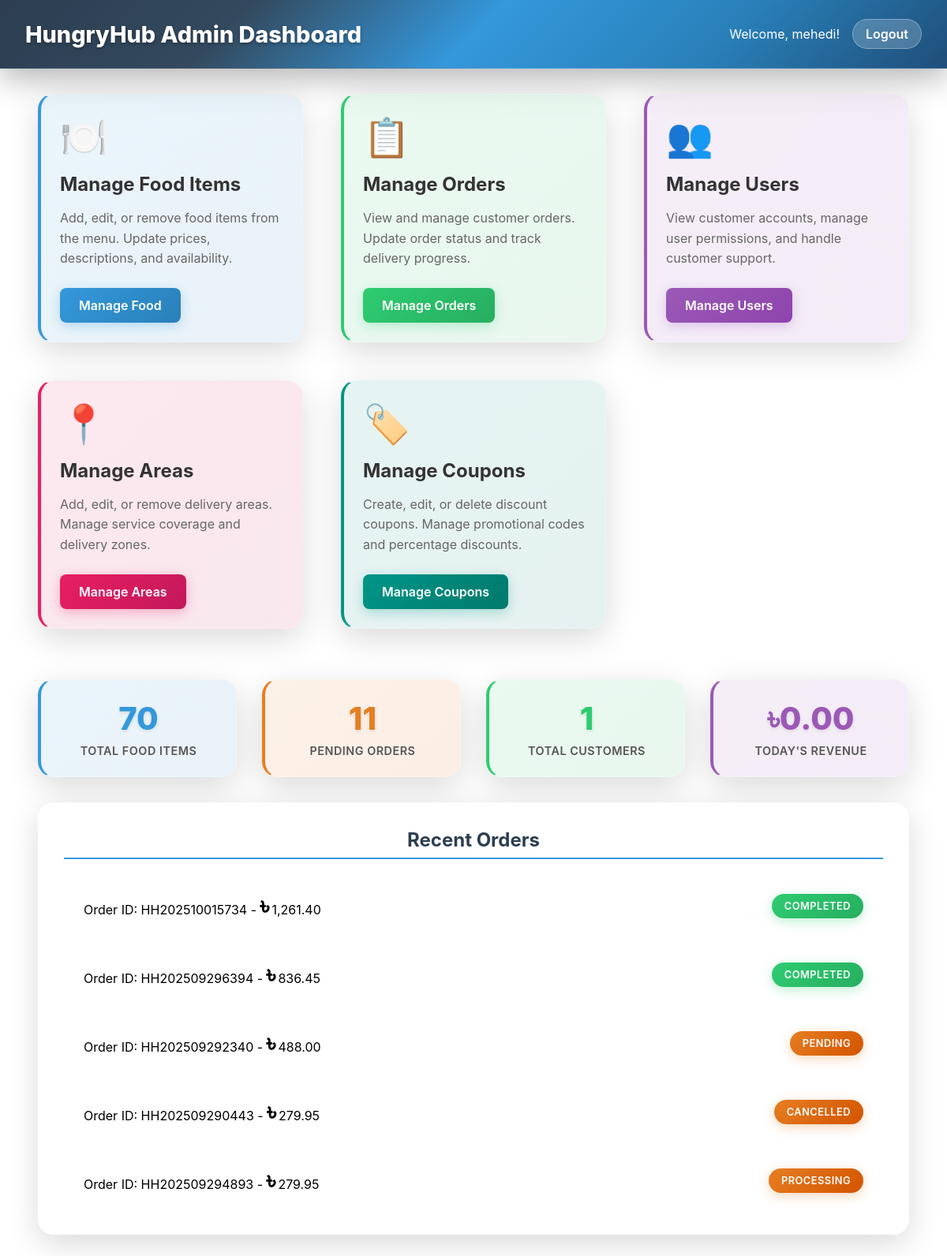
The page /admin/pageAdmin/dashboard.php (signed in) on the database its author committed.
### tables this page shows
CREATE TABLE `orders` (
  `id` int(11) NOT NULL,
  `order_id` varchar(20) NOT NULL,
  `user_id` int(11) NOT NULL,
  `customer_name` varchar(100) NOT NULL,
  `customer_email` varchar(100) NOT NULL,
  `customer_phone` varchar(20) NOT NULL,
  `delivery_area` varchar(50) NOT NULL,
  `delivery_street` varchar(100) DEFAULT NULL,
  `delivery_road` varchar(50) DEFAULT NULL,
  `delivery_address1` varchar(200) NOT NULL,
  `delivery_address2` varchar(200) DEFAULT NULL,
  `order_items` longtext NOT NULL CHECK (json_valid(`order_items`)),
  `subtotal` decimal(10,2) NOT NULL,
  `tax_amount` decimal(10,2) NOT NULL,
  `delivery_fee` decimal(10,2) NOT NULL DEFAULT 50.00,
  `coupon_code` varchar(20) DEFAULT NULL,
  `coupon_discount` decimal(10,2) DEFAULT 0.00,
  `total` decimal(10,2) NOT NULL,
  `payment_method` enum('cod','card') NOT NULL,
  `payment_status` enum('pending','paid','failed') DEFAULT 'pending',
  `status` enum('pending','processing','completed','cancelled') DEFAULT 'pending',
  `order_notes` text DEFAULT NULL,
  `created_at` timestamp NOT NULL DEFAULT current_timestamp(),
  `updated_at` timestamp NOT NULL DEFAULT current_timestamp() ON UPDATE current_timestamp(),
  `delivered_at` timestamp NULL DEFAULT NULL
);

### admin/pageAdmin/dashboard.php (the view, shortened to what this page needs)
<?php
$host = 'localhost';
$dbname = 'hungry_hub';
$username = 'root';
$password = '';
try {
    $pdo = new PDO("mysql:host=$host;dbname=$dbname", $username, $password);
    $pdo->setAttribute(PDO::ATTR_ERRMODE, PDO::ERRMODE_EXCEPTION);
} catch (PDOException $e) {
    die("Connection failed: " . $e->getMessage());
}
$admin_username = $_SESSION['admin_username'] ?? 'Admin';
try {
    $stmt = $pdo->query("SELECT COUNT(*) as count FROM food_items");
    $total_food_items = $stmt->fetch(PDO::FETCH_ASSOC)['count'] ?? 0;
    $stmt = $pdo->query("SELECT COUNT(*) as count FROM orders WHERE status = 'pending'");
    $pending_orders = $stmt->fetch(PDO::FETCH_ASSOC)['count'] ?? 0;
    $stmt = $pdo->query("SELECT COUNT(*) as count FROM users");
    $total_customers = $stmt->fetch(PDO::FETCH_ASSOC)['count'] ?? 0;
    $stmt = $pdo->query("SELECT SUM(total) as revenue FROM orders WHERE DATE(created_at) = CURDATE() AND status = 'completed'");
    $today_revenue_row = $stmt->fetch(PDO::FETCH_ASSOC);
    $today_revenue = isset($today_revenue_row['revenue']) && $today_revenue_row['revenue'] !== null ? $today_revenue_row['revenue'] : 0;
} catch (PDOException $e) {
    $total_food_items = 0;
    $pending_orders = 0;
    $total_customers = 0;
    $today_revenue = 0;
}
?>
<!DOCTYPE html>
<html lang="en">
<head>
    <link rel="stylesheet" href="../cssAdmin/dashboard.css?v=<?php echo time(); ?>">
</head>
<body>
    <div class="header">
        <h1>HungryHub Admin Dashboard</h1>
        <div class="user-info">
            <span>Welcome, <?php echo htmlspecialchars($admin_username); ?>!</span>
            <a href="logout.php" class="logout-btn">Logout</a>
        </div>
    </div>
    <div class="container">
        <div class="dashboard-grid">
            <div class="dashboard-card">
                <div class="card-icon">🍽️</div>
                <h3 class="card-title">Manage Food Items</h3>
                <p class="card-description">Add, edit, or remove food items from the menu. Update prices, descriptions, and availability.</p>
                <a href="manage-food.php" class="card-btn">Manage Food</a>
            </div>
            <div class="dashboard-card">
                <div class="card-icon">📋</div>
                <h3 class="card-title">Manage Orders</h3>
                <p class="card-description">View and manage customer orders. Update order status and track delivery progress.</p>
                <a href="manage-orders.php" class="card-btn">Manage Orders</a>
            </div>
            <div class="dashboard-card">
                <div class="card-icon">👥</div>
                <h3 class="card-title">Manage Users</h3>
                <p class="card-description">View customer accounts, manage user permissions, and handle customer support.</p>
                <a href="manage-users.php" class="card-btn">Manage Users</a>
            </div>
            <div class="dashboard-card">
                <div class="card-icon">📍</div>
                <h3 class="card-title">Manage Areas</h3>
                <p class="card-description">Add, edit, or remove delivery areas. Manage service coverage and delivery zones.</p>
                <a href="manage-areas.php" class="card-btn">Manage Areas</a>
            </div>
            <div class="dashboard-card">
                <div class="card-icon">🏷️</div>
                <h3 class="card-title">Manage Coupons</h3>
                <p class="card-description">Create, edit, or delete discount coupons. Manage promotional codes and percentage discounts.</p>
                <a href="manage-coupons.php" class="card-btn">Manage Coupons</a>
            </div>
        </div>
        <div class="stats-grid">
            <div class="stat-card">
                <div class="stat-number"><?php echo number_format($total_food_items); ?></div>
                <div class="stat-label">Total Food Items</div>
            </div>
            <div class="stat-card">
                <div class="stat-number"><?php echo number_format($pending_orders); ?></div>
                <div class="stat-label">Pending Orders</div>
            </div>
            <div class="stat-card">
                <div class="stat-number"><?php echo number_format($total_customers); ?></div>
                <div class="stat-label">Total Customers</div>
            </div>
            <div class="stat-card">
                <div class="stat-number">৳<?php echo number_format($today_revenue, 2); ?></div>
                <div class="stat-label">Today's Revenue</div>
            </div>
        </div>
        <div class="recent-orders">
            <h3>Recent Orders</h3>
            <?php
            try {
                $stmt = $pdo->query("SELECT * FROM orders ORDER BY created_at DESC LIMIT 5");
                $recent_orders = $stmt->fetchAll(PDO::FETCH_ASSOC);
                if (empty($recent_orders)) {
                    echo "<p>No orders found. Make sure your database tables are set up correctly.</p>";
                } else {
                    foreach ($recent_orders as $order) {
                        $status_class = $order['status'] === 'completed' ? 'status-completed' : 'status-pending';
                        echo "<div class='order-item'>";
                        $order_label = (isset($order['order_id']) && $order['order_id'] !== '')
                            ? "Order ID: " . htmlspecialchars($order['order_id'])
                            : "Order #{$order['id']}";
                        echo "<div>{$order_label} - <span class='currency-symbol'>৳</span>" . number_format($order['total'], 2) . "</div>";
                        echo "<div class='order-status {$status_class}'>" . ucfirst($order['status']) . "</div>";
                        echo "</div>";
                    }
                }
            } catch (PDOException $e) {
                echo "<p>Unable to load recent orders. Please check your database connection.</p>";
            }
            ?>
        </div>
    </div>
</body>
</html>

### rows shown on the page
orders: order "Order ID: HH202510015734", total "1,261.40", status "COMPLETED"
orders: order "Order ID: HH202509296394", total "836.45", status "COMPLETED"
orders: order "Order ID: HH202509292340", total "488.00", status "PENDING"
orders: order "Order ID: HH202509290443", total "279.95", status "CANCELLED"
orders: order "Order ID: HH202509294893", total "279.95", status "PROCESSING"

### other values the page prints
$admin_username "mehedi"
$total_food_items "70"
$pending_orders "11"
$total_customers "1"
$today_revenue "0.00"
